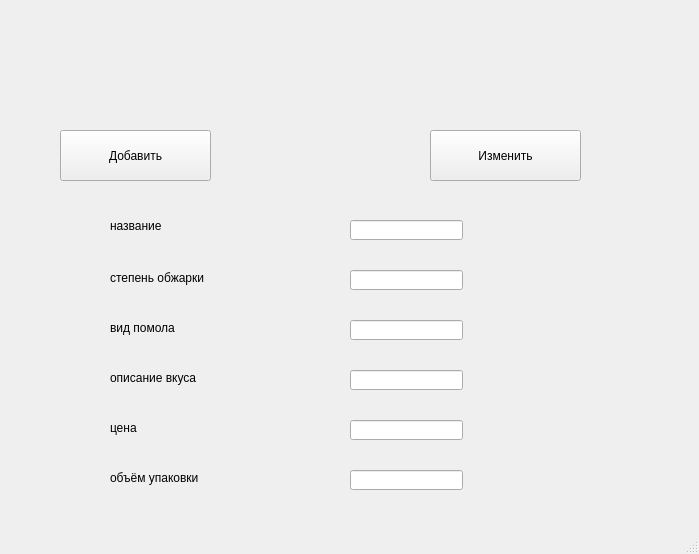
<?xml version="1.0" encoding="UTF-8"?>
<ui version="4.0">
 <class>MainWindow</class>
 <widget class="QMainWindow" name="MainWindow">
  <property name="geometry">
   <rect>
    <x>0</x>
    <y>0</y>
    <width>699</width>
    <height>554</height>
   </rect>
  </property>
  <property name="windowTitle">
   <string>MainWindow</string>
  </property>
  <widget class="QWidget" name="centralwidget">
   <widget class="QPushButton" name="pushButton">
    <property name="geometry">
     <rect>
      <x>60</x>
      <y>130</y>
      <width>151</width>
      <height>51</height>
     </rect>
    </property>
    <property name="text">
     <string>Добавить</string>
    </property>
   </widget>
   <widget class="QPushButton" name="pushButton_2">
    <property name="geometry">
     <rect>
      <x>430</x>
      <y>130</y>
      <width>151</width>
      <height>51</height>
     </rect>
    </property>
    <property name="text">
     <string>Изменить</string>
    </property>
   </widget>
   <widget class="QLineEdit" name="lineEdit">
    <property name="geometry">
     <rect>
      <x>350</x>
      <y>220</y>
      <width>113</width>
      <height>20</height>
     </rect>
    </property>
   </widget>
   <widget class="QLineEdit" name="lineEdit_2">
    <property name="geometry">
     <rect>
      <x>350</x>
      <y>270</y>
      <width>113</width>
      <height>20</height>
     </rect>
    </property>
   </widget>
   <widget class="QLineEdit" name="lineEdit_3">
    <property name="geometry">
     <rect>
      <x>350</x>
      <y>320</y>
      <width>113</width>
      <height>20</height>
     </rect>
    </property>
   </widget>
   <widget class="QLineEdit" name="lineEdit_4">
    <property name="geometry">
     <rect>
      <x>350</x>
      <y>370</y>
      <width>113</width>
      <height>20</height>
     </rect>
    </property>
   </widget>
   <widget class="QLineEdit" name="lineEdit_5">
    <property name="geometry">
     <rect>
      <x>350</x>
      <y>420</y>
      <width>113</width>
      <height>20</height>
     </rect>
    </property>
   </widget>
   <widget class="QLineEdit" name="lineEdit_6">
    <property name="geometry">
     <rect>
      <x>350</x>
      <y>470</y>
      <width>113</width>
      <height>20</height>
     </rect>
    </property>
   </widget>
   <widget class="QLabel" name="label">
    <property name="geometry">
     <rect>
      <x>110</x>
      <y>210</y>
      <width>101</width>
      <height>31</height>
     </rect>
    </property>
    <property name="text">
     <string>название</string>
    </property>
   </widget>
   <widget class="QLabel" name="label_2">
    <property name="geometry">
     <rect>
      <x>110</x>
      <y>270</y>
      <width>101</width>
      <height>16</height>
     </rect>
    </property>
    <property name="text">
     <string>степень обжарки</string>
    </property>
   </widget>
   <widget class="QLabel" name="label_3">
    <property name="geometry">
     <rect>
      <x>110</x>
      <y>320</y>
      <width>101</width>
      <height>16</height>
     </rect>
    </property>
    <property name="text">
     <string>вид помола</string>
    </property>
   </widget>
   <widget class="QLabel" name="label_4">
    <property name="geometry">
     <rect>
      <x>110</x>
      <y>370</y>
      <width>101</width>
      <height>16</height>
     </rect>
    </property>
    <property name="text">
     <string>описание вкуса</string>
    </property>
   </widget>
   <widget class="QLabel" name="label_5">
    <property name="geometry">
     <rect>
      <x>110</x>
      <y>420</y>
      <width>91</width>
      <height>16</height>
     </rect>
    </property>
    <property name="text">
     <string>цена</string>
    </property>
   </widget>
   <widget class="QLabel" name="label_6">
    <property name="geometry">
     <rect>
      <x>110</x>
      <y>470</y>
      <width>101</width>
      <height>16</height>
     </rect>
    </property>
    <property name="text">
     <string>объём упаковки</string>
    </property>
   </widget>
  </widget>
  <widget class="QMenuBar" name="menubar">
   <property name="geometry">
    <rect>
     <x>0</x>
     <y>0</y>
     <width>699</width>
     <height>21</height>
    </rect>
   </property>
  </widget>
  <widget class="QStatusBar" name="statusbar"/>
 </widget>
 <resources/>
 <connections/>
</ui>
